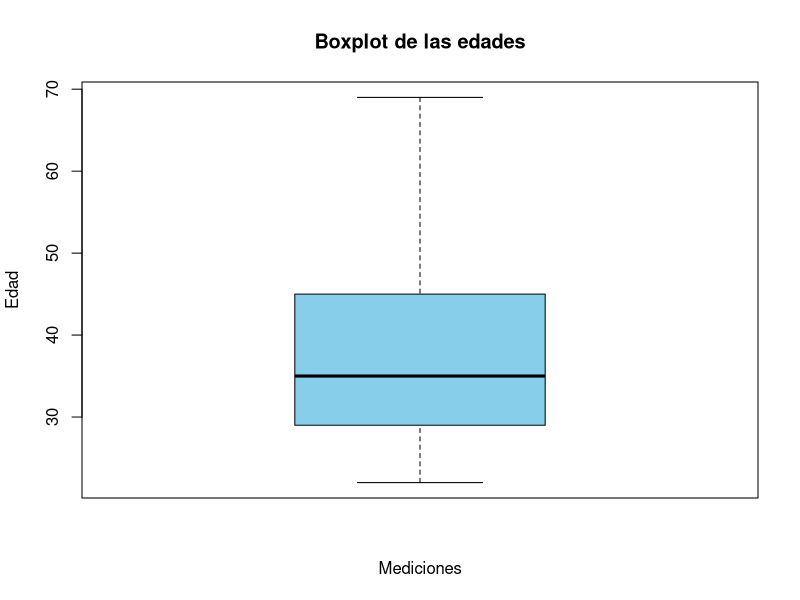
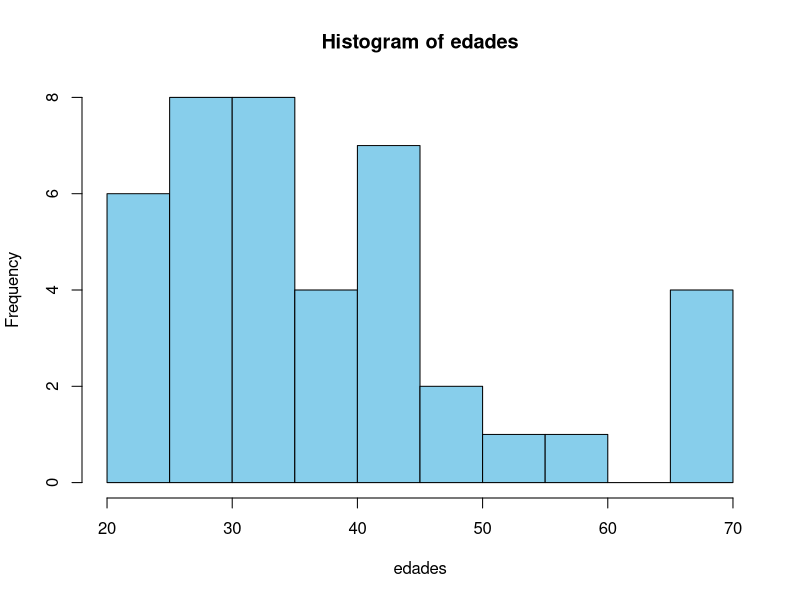
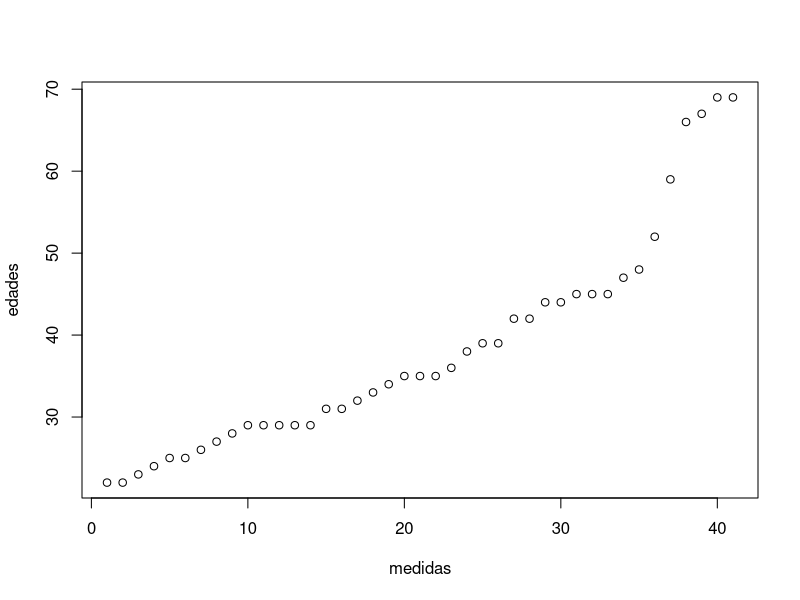

These charts were generated, in order, by the following R code:
#Vector de edades
edades <- c(22,22,23,24,25,25,26,27,28,29,29,29,29,29,31,31,32,33,34,35,35,35,36,38,39,39,42,42,44,44,45,45,45,47,48,52,59,66,67,69,69)
#Tamanio de la muestra
tamanioMuestra <- length(edades);
#Media, mediana, moda y cuartiles

media <- mean(edades)
mediana<- median(edades)
moda <- function(x) {
  ux <- unique(x)
  ux[which.max(tabulate(match(x, ux)))]
}

modaEdades <- moda(edades)

cuartiles <- function(x){
  cuartil <- quantile(x, prob=c(0.25,0.5,0.75))
  return (cuartil)
}

cuartilesEdades <- cuartiles(edades)

rango <- (max(edades) - min(edades))

Q1indice <- (length(edades) + 1)/4
Q3indice <- Q1indice*3
if(Q1indice != round(Q1indice)){
  Q1 <- (edades[round(Q1indice)] + edades[round(Q1indice)+1])/2
}else{
  Q1 <- edades[Q1indice]
}
if(Q3indice != round(Q3indice)){
  Q3 <- (edades[round(Q3indice)] + edades[round(Q3indice)+1])/2
}else{
  Q3 <- edades[Q1indice]
}

RangoIntercuartil <- Q3 - Q1

desvioEstandar <- round(sd(edades), 3)
variancia <- round(var(edades),3)

percentiles <- function(x, division){
  perc <- quantile(x, prob = division / 100)
  return (perc)
}

P10 <- percentiles(edades, 10)
P50 <- percentiles(edades, 50)


boxplot(edades, main="Boxplot de las edades", xlab="Mediciones", ylab = "Edad", col= "skyblue")
stem(edades, scale = 0.8)
hist(edades, col = "skyblue")
plot(edades, xlab="medidas")

